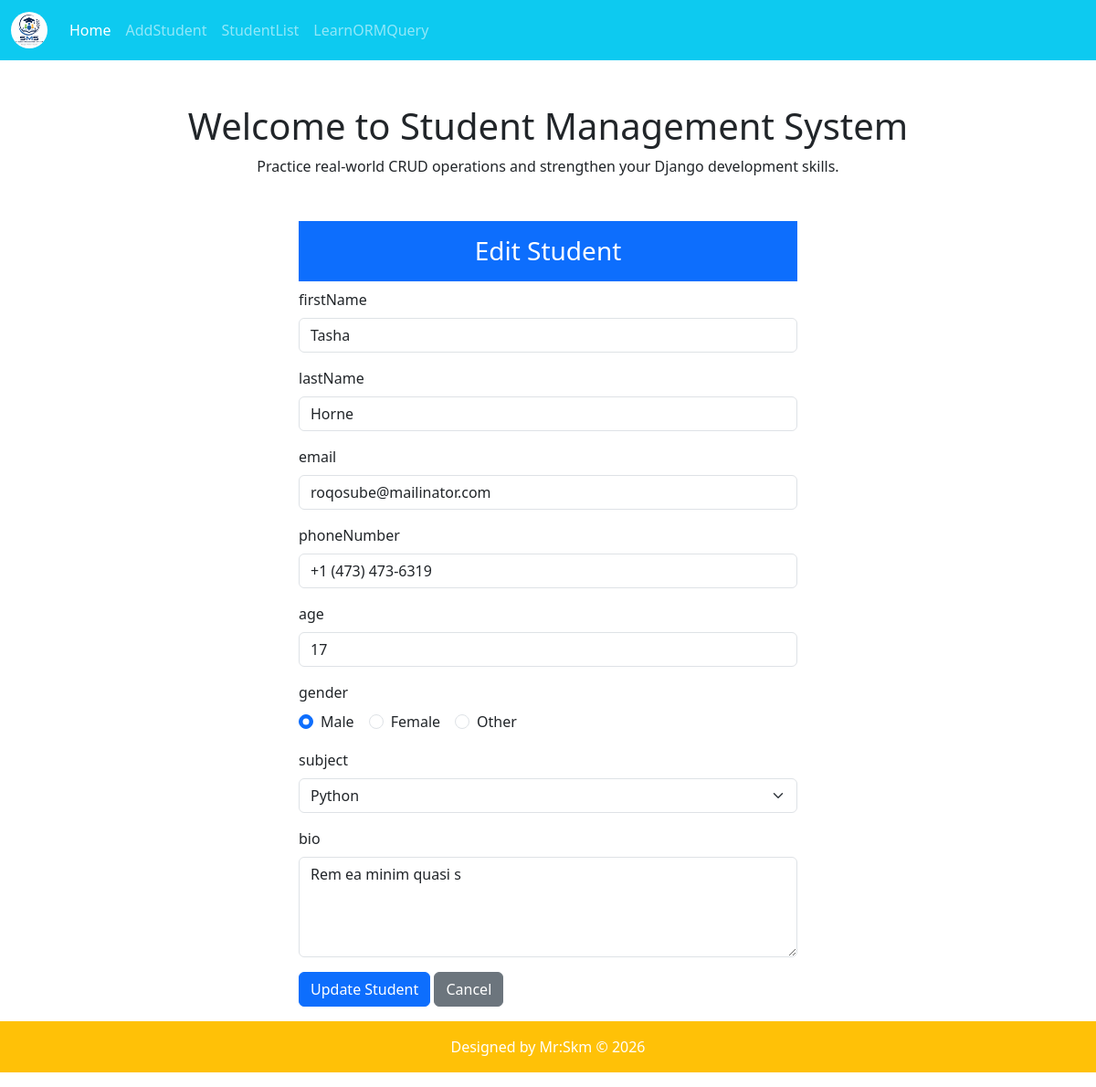
The app's page /editStudent/4/ with its own data.
### crud_app/models.py (models this page shows)
class Student(models.Model):
    first_name = models.CharField(max_length=100)
    last_name = models.CharField(max_length=100)
    email = models.EmailField(unique=True)
    phone_number = models.CharField(max_length=15)
    age = models.PositiveIntegerField()
    GENDER_CHOICES = [
    ("male", "Male"),
    ("female", "Female"),
    ("other", "Others")
    ]
    SUBJECT_CHOICES = [
        ("java", "Java"),
        ("python", "Python"),
        ("mern", "Mern"),
        ("react", "React"),
    ]
    gender = models.CharField(max_length=6, choices=GENDER_CHOICES, default="male")
    subjects = models.CharField(max_length=20, choices=SUBJECT_CHOICES)
    bio = models.TextField()
    class Meta:
        db_table = 'student'

### crud_app/views.py (the view, shortened to what this page needs)
# urls.py: path('editStudent/<int:sid>/',editStudent, name="edit_student")
def editStudent(request,sid):
    student = Student.objects.get(id=sid) #get student by id
    return render(request,"pages/editStudent.html", {"stud":student}) #context dictionay

### crud_app/templates/pages/editStudent.html (shortened to what this page needs)
{% extends "base.html" %}
{% block content %}
<div class="container my-3">
    <div class="row justify-content-center">
        <div class="col-md-6">
            <h3 class="bg-primary text-white text-center py-3">
                Edit Student
            </h3>
            <form method="POST">
                <div class="mb-3">
                    <label class="form-label">
                        firstName
                    </label>
                    <input
                        type="text"
                        class="form-control"
                        name="firstName"
                        value="{{ stud.first_name }}"
                        required>
                </div>
                <div class="mb-3">
                    <label class="form-label">
                        lastName
                    </label>
                    <input
                        type="text"
                        class="form-control"
                        name="lastName"
                        value="{{ stud.last_name }}"
                        required>
                </div>
                <div class="mb-3">
                    <label class="form-label">
                        email
                    </label>
                    <input
                        type="email"
                        class="form-control"
                        name="email"
                        value="{{ stud.email }}"
                        required>
                </div>
                <div class="mb-3">
                    <label class="form-label">
                        phoneNumber
                    </label>
                    <input
                        type="tel"
                        class="form-control"
                        name="phoneNumber"
                        value="{{ stud.phone_number }}"
                        required>
                </div>
                <div class="mb-3">
                    <label class="form-label">
                        age
                    </label>
                    <input
                        type="number"
                        class="form-control"
                        name="age"
                        min="1"
                        max="100"
                        value="{{ stud.age }}"
                        required>
                </div>
                <div class="mb-3">
                    <label class="form-label">
                        gender
                    </label>
                    <div class="d-flex gap-3">
                        <div class="form-check">
                            <input
                                class="form-check-input"
                                type="radio"
                                name="gender"
                                value="Male"
                                {% if stud.gender == "male" %}
                                checked
                                {% endif %}>
                            <label class="form-check-label">
                                Male
                            </label>
                        </div>
                        <div class="form-check">
                            <input
                                class="form-check-input"
                                type="radio"
                                name="gender"
                                value="Female"
                                >
                            <label class="form-check-label">
                                Female
                            </label>
                        </div>
                        <div class="form-check">
                            <input
                                class="form-check-input"
                                type="radio"
                                name="gender"
                                value="Other"
                                >
                            <label class="form-check-label">
                                Other
                            </label>
                        </div>
                    </div>
                </div>
                <div class="mb-3">
                    <label class="form-label">
                        subject
                    </label>
                    <select
                        class="form-select"
                        name="subject"
                        required>
                        <option value="Python"
                            {% if stud.subjects == "python" %}
                            selected
                            {% endif %}>
                            Python
                        </option>
                    </select>
                </div>
                <div class="mb-3">
                    <label class="form-label">
                        bio
                    </label>
                    <textarea
                        class="form-control"
                        rows="4"
                        name="bio"
                        required>{{ stud.bio }}</textarea>
                </div>
                <button
                    type="submit"
                    class="btn btn-primary">
                    Update Student
                </button>
                <a
                    href="{% url 'student_list' %}"
                    class="btn btn-secondary">
                    Cancel
                </a>
            </form>
        </div>
    </div>
</div>
{% endblock content %}

### records on screen
Student: firstName "Tasha", lastName "Horne", email "roqosube@mailinator.com", phoneNumber "+1 (473) 473-6319", age "17", gender "☑", subject "Python", bio "Rem ea minim quasi s"
